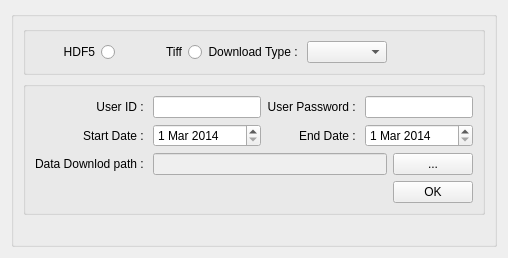
                    <widget class="QWidget" name="tab_13">
                      <attribute name="title">
                        <string>GPM</string>
                      </attribute>
                      <layout class="QGridLayout" name="gridLayout_3">
                        <item row="2" column="0" colspan="6">
                          <widget class="QGroupBox" name="groupBox_20">
                            <property name="title">
                              <string/>
                            </property>
                            <layout class="QGridLayout" name="gridLayout_36">
                              <item row="1" column="0" colspan="6">
                                <widget class="QGroupBox" name="groupBox_21">
                                  <property name="title">
                                    <string/>
                                  </property>
                                  <layout class="QGridLayout" name="gridLayout_37">
                                    <item row="0" column="0">
                                      <widget class="QLabel" name="label_45">
                                        <property name="text">
                                          <string>User ID : </string>
                                        </property>
                                        <property name="alignment">
                                          <set>Qt::AlignRight|Qt::AlignTrailing|Qt::AlignVCenter</set>
                                        </property>
                                      </widget>
                                    </item>
                                    <item row="0" column="1" colspan="2">
                                      <widget class="QLineEdit" name="txt_userID">
                                        <property name="sizePolicy">
                                          <sizepolicy hsizetype="Preferred" vsizetype="Fixed">
                                            <horstretch>0</horstretch>
                                            <verstretch>0</verstretch>
                                          </sizepolicy>
                                        </property>
                                        <property name="text">
                                          <string/>
                                        </property>
                                      </widget>
                                    </item>
                                    <item row="0" column="3">
                                      <widget class="QLabel" name="label_46">
                                        <property name="text">
                                          <string>User Password : </string>
                                        </property>
                                        <property name="alignment">
                                          <set>Qt::AlignRight|Qt::AlignTrailing|Qt::AlignVCenter</set>
                                        </property>
                                      </widget>
                                    </item>
                                    <item row="6" column="0">
                                      <widget class="QLabel" name="label_30">
                                        <property name="text">
                                          <string>Start Date : </string>
                                        </property>
                                        <property name="alignment">
                                          <set>Qt::AlignRight|Qt::AlignTrailing|Qt::AlignVCenter</set>
                                        </property>
                                      </widget>
                                    </item>
                                    <item row="6" column="1" colspan="2">
                                      <widget class="QDateEdit" name="start_date">
                                        <property name="sizePolicy">
                                          <sizepolicy hsizetype="Preferred" vsizetype="Fixed">
                                            <horstretch>0</horstretch>
                                            <verstretch>0</verstretch>
                                          </sizepolicy>
                                        </property>
                                        <property name="dateTime">
                                          <datetime>
                                            <hour>0</hour>
                                            <minute>0</minute>
                                            <second>0</second>
                                            <year>2014</year>
                                            <month>3</month>
                                            <day>1</day>
                                          </datetime>
                                        </property>
                                      </widget>
                                    </item>
                                    <item row="6" column="3">
                                      <widget class="QLabel" name="label_20">
                                        <property name="text">
                                          <string>End Date : </string>
                                        </property>
                                        <property name="alignment">
                                          <set>Qt::AlignRight|Qt::AlignTrailing|Qt::AlignVCenter</set>
                                        </property>
                                      </widget>
                                    </item>
                                    <item row="8" column="0">
                                      <widget class="QLabel" name="label_47">
                                        <property name="sizePolicy">
                                          <sizepolicy hsizetype="Fixed" vsizetype="Preferred">
                                            <horstretch>0</horstretch>
                                            <verstretch>0</verstretch>
                                          </sizepolicy>
                                        </property>
                                        <property name="text">
                                          <string>Data Downlod path : </string>
                                        </property>
                                        <property name="alignment">
                                          <set>Qt::AlignRight|Qt::AlignTrailing|Qt::AlignVCenter</set>
                                        </property>
                                      </widget>
                                    </item>
                                    <item row="6" column="4" colspan="2">
                                      <widget class="QDateEdit" name="end_date">
                                        <property name="sizePolicy">
                                          <sizepolicy hsizetype="Preferred" vsizetype="Fixed">
                                            <horstretch>0</horstretch>
                                            <verstretch>0</verstretch>
                                          </sizepolicy>
                                        </property>
                                        <property name="dateTime">
                                          <datetime>
                                            <hour>0</hour>
                                            <minute>0</minute>
                                            <second>0</second>
                                            <year>2014</year>
                                            <month>3</month>
                                            <day>1</day>
                                          </datetime>
                                        </property>
                                      </widget>
                                    </item>
                                    <item row="8" column="1" colspan="4">
                                      <widget class="QLineEdit" name="txt_bat_path">
                                        <property name="enabled">
                                          <bool>false</bool>
                                        </property>
                                        <property name="text">
                                          <string/>
                                        </property>
                                      </widget>
                                    </item>
                                    <item row="8" column="5">
                                      <widget class="QPushButton" name="btn_bat_path">
                                        <property name="text">
                                          <string>...</string>
                                        </property>
                                      </widget>
                                    </item>
                                    <item row="9" column="5">
                                      <widget class="QPushButton" name="btn_datadownload">
                                        <property name="text">
                                          <string>OK</string>
                                        </property>
                                      </widget>
                                    </item>
                                    <item row="0" column="4" colspan="2">
                                      <widget class="QLineEdit" name="txt_userPW">
                                        <property name="sizePolicy">
                                          <sizepolicy hsizetype="Preferred" vsizetype="Fixed">
                                            <horstretch>0</horstretch>
                                            <verstretch>0</verstretch>
                                          </sizepolicy>
                                        </property>
                                        <property name="text">
                                          <string/>
                                        </property>
                                      </widget>
                                    </item>
                                  </layout>
                                </widget>
                              </item>
                              <item row="0" column="0" colspan="6">
                                <widget class="QGroupBox" name="groupBox">
                                  <property name="sizePolicy">
                                    <sizepolicy hsizetype="Preferred" vsizetype="Fixed">
                                      <horstretch>0</horstretch>
                                      <verstretch>0</verstretch>
                                    </sizepolicy>
                                  </property>
                                  <property name="title">
                                    <string/>
                                  </property>
                                  <layout class="QGridLayout" name="gridLayout_4">
                                    <item row="0" column="2">
                                      <widget class="QLabel" name="label_60">
                                        <property name="text">
                                          <string>Download Type : </string>
                                        </property>
                                        <property name="alignment">
                                          <set>Qt::AlignRight|Qt::AlignTrailing|Qt::AlignVCenter</set>
                                        </property>
                                      </widget>
                                    </item>
                                    <item row="0" column="1">
                                      <widget class="QRadioButton" name="rdio_Tiff">
                                        <property name="layoutDirection">
                                          <enum>Qt::RightToLeft</enum>
                                        </property>
                                        <property name="text">
                                          <string>Tiff</string>
                                        </property>
                                      </widget>
                                    </item>
                                    <item row="0" column="0">
                                      <widget class="QRadioButton" name="rdo_HDF5">
                                        <property name="sizeIncrement">
                                          <size>
                                            <width>0</width>
                                            <height>0</height>
                                          </size>
                                        </property>
                                        <property name="layoutDirection">
                                          <enum>Qt::RightToLeft</enum>
                                        </property>
                                        <property name="text">
                                          <string>HDF5</string>
                                        </property>
                                      </widget>
                                    </item>
                                    <item row="0" column="3">
                                      <widget class="QComboBox" name="cmb_Downlaod_Type"/>
                                    </item>
                                    <item row="0" column="4">
                                      <widget class="QLabel" name="label_3">
                                        <property name="text">
                                          <string/>
                                        </property>
                                      </widget>
                                    </item>
                                  </layout>
                                </widget>
                              </item>
                              <item row="2" column="0">
                                <widget class="QLabel" name="label_26">
                                  <property name="text">
                                    <string/>
                                  </property>
                                </widget>
                              </item>
                            </layout>
                          </widget>
                        </item>
                      </layout>
                    </widget>
